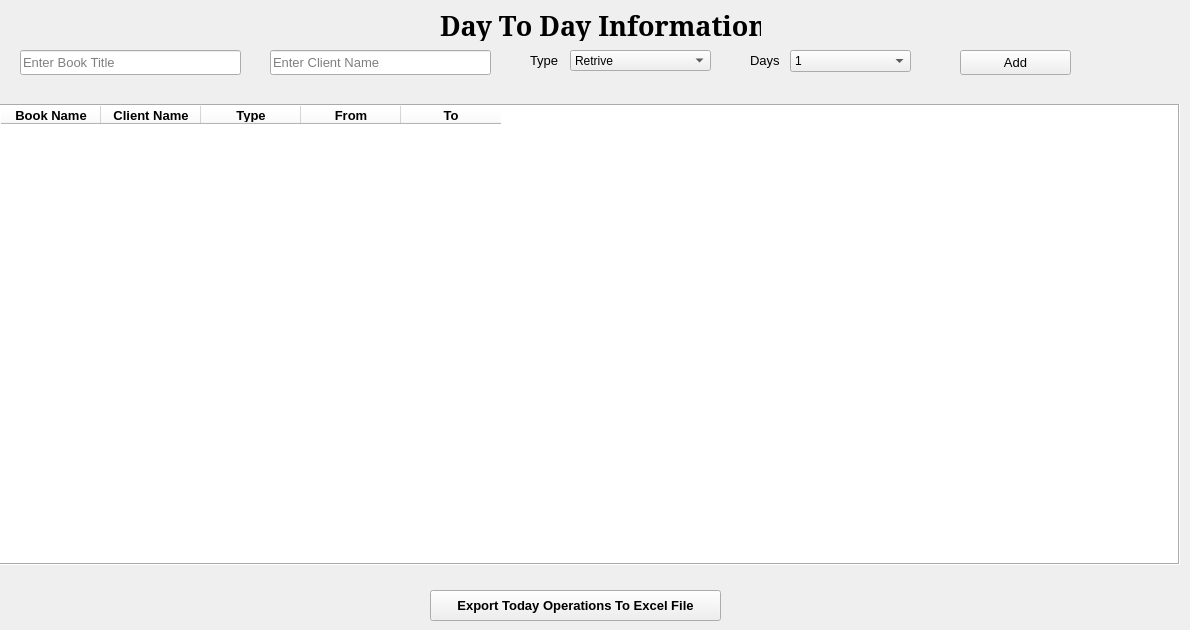
    <widget class="QWidget" name="tab">
     <attribute name="title">
      <string>Tab 1</string>
     </attribute>
     <widget class="QTableWidget" name="tableWidget">
      <property name="geometry">
       <rect>
        <x>-1</x>
        <y>104</y>
        <width>1181</width>
        <height>461</height>
       </rect>
      </property>
      <property name="sizePolicy">
       <sizepolicy hsizetype="Expanding" vsizetype="Expanding">
        <horstretch>0</horstretch>
        <verstretch>0</verstretch>
       </sizepolicy>
      </property>
      <property name="maximumSize">
       <size>
        <width>1366</width>
        <height>768</height>
       </size>
      </property>
      <property name="baseSize">
       <size>
        <width>0</width>
        <height>0</height>
       </size>
      </property>
      <property name="font">
       <font>
        <family>Arial</family>
        <pointsize>10</pointsize>
        <weight>50</weight>
        <bold>false</bold>
        <stylestrategy>PreferDefault</stylestrategy>
       </font>
      </property>
      <property name="mouseTracking">
       <bool>true</bool>
      </property>
      <property name="acceptDrops">
       <bool>true</bool>
      </property>
      <property name="layoutDirection">
       <enum>Qt::LeftToRight</enum>
      </property>
      <property name="autoFillBackground">
       <bool>false</bool>
      </property>
      <property name="styleSheet">
       <string notr="true">background-color: rgb(255, 255, 255);</string>
      </property>
      <property name="frameShape">
       <enum>QFrame::Box</enum>
      </property>
      <property name="frameShadow">
       <enum>QFrame::Sunken</enum>
      </property>
      <property name="lineWidth">
       <number>1</number>
      </property>
      <property name="midLineWidth">
       <number>0</number>
      </property>
      <property name="alternatingRowColors">
       <bool>true</bool>
      </property>
      <property name="selectionBehavior">
       <enum>QAbstractItemView::SelectRows</enum>
      </property>
      <property name="rowCount">
       <number>0</number>
      </property>
      <attribute name="horizontalHeaderCascadingSectionResizes">
       <bool>false</bool>
      </attribute>
      <column>
       <property name="text">
        <string>Book Name</string>
       </property>
       <property name="font">
        <font>
         <weight>75</weight>
         <bold>true</bold>
        </font>
       </property>
      </column>
      <column>
       <property name="text">
        <string>Client Name</string>
       </property>
       <property name="font">
        <font>
         <weight>75</weight>
         <bold>true</bold>
        </font>
       </property>
      </column>
      <column>
       <property name="text">
        <string>Type</string>
       </property>
       <property name="font">
        <font>
         <weight>75</weight>
         <bold>true</bold>
        </font>
       </property>
      </column>
      <column>
       <property name="text">
        <string>From</string>
       </property>
       <property name="font">
        <font>
         <weight>75</weight>
         <bold>true</bold>
        </font>
       </property>
      </column>
      <column>
       <property name="text">
        <string>To</string>
       </property>
       <property name="font">
        <font>
         <weight>75</weight>
         <bold>true</bold>
        </font>
       </property>
      </column>
     </widget>
     <widget class="QPushButton" name="pushButton_6">
      <property name="geometry">
       <rect>
        <x>960</x>
        <y>50</y>
        <width>111</width>
        <height>25</height>
       </rect>
      </property>
      <property name="font">
       <font>
        <pointsize>10</pointsize>
        <weight>50</weight>
        <bold>false</bold>
       </font>
      </property>
      <property name="text">
       <string>Add</string>
      </property>
     </widget>
     <widget class="QLineEdit" name="lineEdit">
      <property name="geometry">
       <rect>
        <x>20</x>
        <y>50</y>
        <width>221</width>
        <height>25</height>
       </rect>
      </property>
      <property name="font">
       <font>
        <pointsize>10</pointsize>
        <weight>50</weight>
        <bold>false</bold>
        <underline>false</underline>
        <strikeout>false</strikeout>
       </font>
      </property>
      <property name="tabletTracking">
       <bool>false</bool>
      </property>
      <property name="placeholderText">
       <string>Enter Book Title</string>
      </property>
     </widget>
     <widget class="QComboBox" name="comboBox">
      <property name="geometry">
       <rect>
        <x>570</x>
        <y>50</y>
        <width>141</width>
        <height>21</height>
       </rect>
      </property>
      <item>
       <property name="text">
        <string>Retrive</string>
       </property>
      </item>
      <item>
       <property name="text">
        <string>Rent</string>
       </property>
      </item>
     </widget>
     <widget class="QComboBox" name="comboBox_2">
      <property name="geometry">
       <rect>
        <x>790</x>
        <y>50</y>
        <width>121</width>
        <height>22</height>
       </rect>
      </property>
      <item>
       <property name="text">
        <string>1</string>
       </property>
      </item>
      <item>
       <property name="text">
        <string>2</string>
       </property>
      </item>
      <item>
       <property name="text">
        <string>3</string>
       </property>
      </item>
      <item>
       <property name="text">
        <string>4</string>
       </property>
      </item>
      <item>
       <property name="text">
        <string>5</string>
       </property>
      </item>
      <item>
       <property name="text">
        <string>6</string>
       </property>
      </item>
      <item>
       <property name="text">
        <string>7</string>
       </property>
      </item>
      <item>
       <property name="text">
        <string>8</string>
       </property>
      </item>
     </widget>
     <widget class="QLabel" name="label">
      <property name="geometry">
       <rect>
        <x>530</x>
        <y>50</y>
        <width>31</width>
        <height>20</height>
       </rect>
      </property>
      <property name="font">
       <font>
        <pointsize>10</pointsize>
       </font>
      </property>
      <property name="text">
       <string>Type</string>
      </property>
     </widget>
     <widget class="QLabel" name="label_2">
      <property name="geometry">
       <rect>
        <x>750</x>
        <y>50</y>
        <width>31</width>
        <height>20</height>
       </rect>
      </property>
      <property name="font">
       <font>
        <pointsize>10</pointsize>
       </font>
      </property>
      <property name="text">
       <string>Days</string>
      </property>
     </widget>
     <widget class="QLineEdit" name="lineEdit_24">
      <property name="geometry">
       <rect>
        <x>270</x>
        <y>50</y>
        <width>221</width>
        <height>25</height>
       </rect>
      </property>
      <property name="font">
       <font>
        <pointsize>10</pointsize>
        <weight>50</weight>
        <bold>false</bold>
        <underline>false</underline>
        <strikeout>false</strikeout>
       </font>
      </property>
      <property name="tabletTracking">
       <bool>false</bool>
      </property>
      <property name="placeholderText">
       <string>Enter Client Name</string>
      </property>
     </widget>
     <widget class="QLabel" name="label_32">
      <property name="geometry">
       <rect>
        <x>440</x>
        <y>10</y>
        <width>321</width>
        <height>31</height>
       </rect>
      </property>
      <property name="font">
       <font>
        <family>Constantia</family>
        <pointsize>20</pointsize>
        <weight>75</weight>
        <bold>true</bold>
       </font>
      </property>
      <property name="text">
       <string>Day To Day Information</string>
      </property>
     </widget>
     <widget class="QPushButton" name="pushButton_29">
      <property name="geometry">
       <rect>
        <x>430</x>
        <y>590</y>
        <width>291</width>
        <height>31</height>
       </rect>
      </property>
      <property name="font">
       <font>
        <pointsize>10</pointsize>
        <weight>75</weight>
        <bold>true</bold>
       </font>
      </property>
      <property name="text">
       <string>Export Today Operations To Excel File</string>
      </property>
     </widget>
    </widget>
